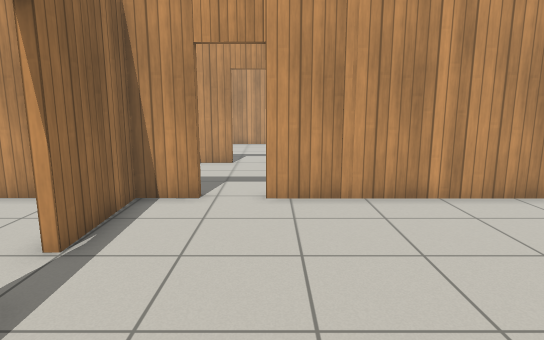
[1] (above)

16 first-person views from a walk through a world built for the Gazebo simulator. The camera is 1.2 m above the floor, tilts 10° down and sees 75° across. The floor is counted in squares, 0.5 m on a side. Each view is taken from the middle of a square. On the plan, view 1 faces up. The plan holds only what a view shows up to about 20 squares ahead; the rest is blank. Gazebo's built-in surfaces are drawn with simple patterns.

[2]
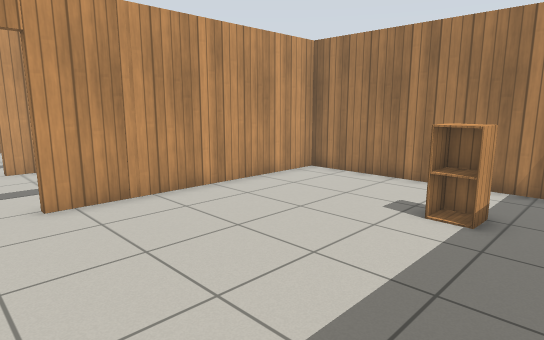

[3]
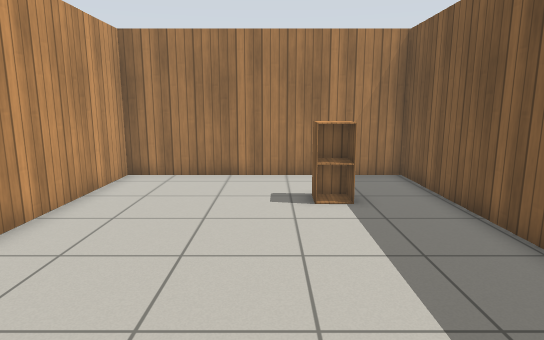

[4]
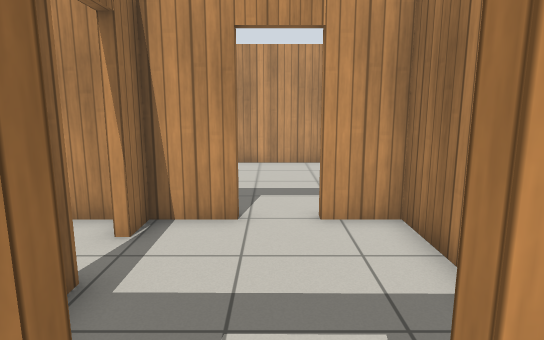

[5]
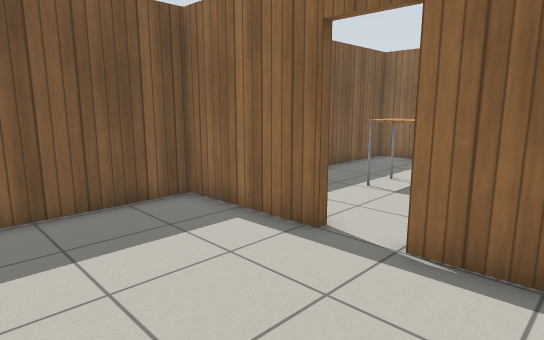

[6]
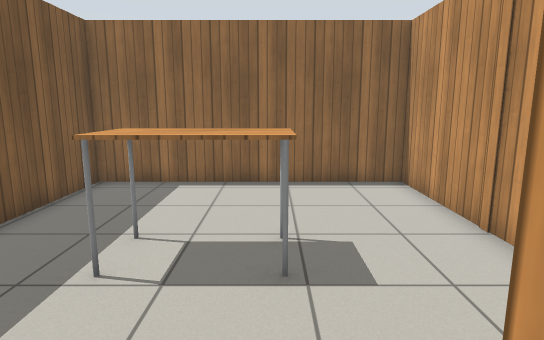

[7]
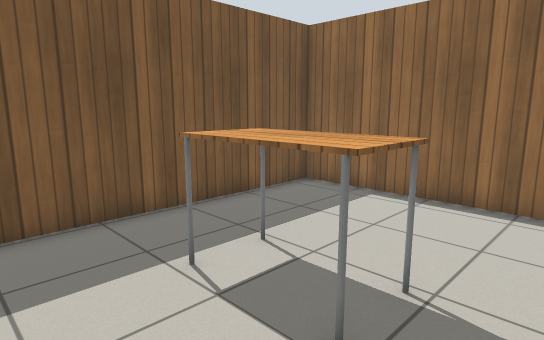

[8]
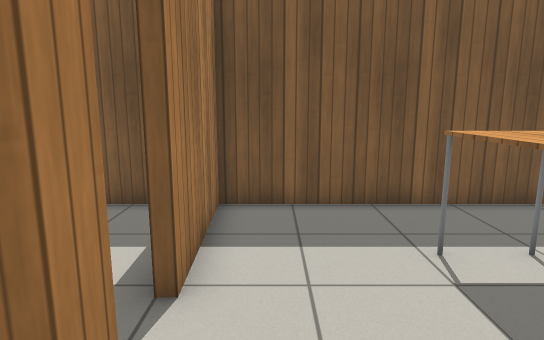

[9]
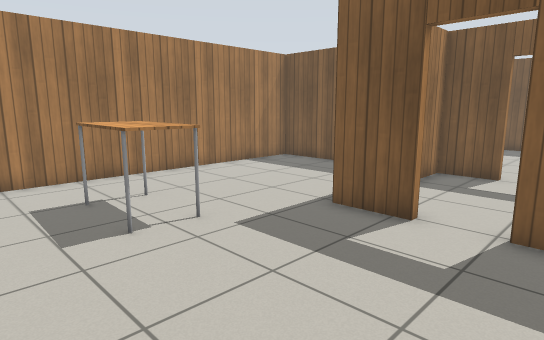

[10]
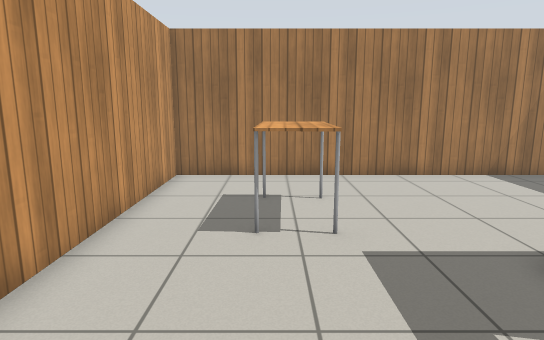

[11]
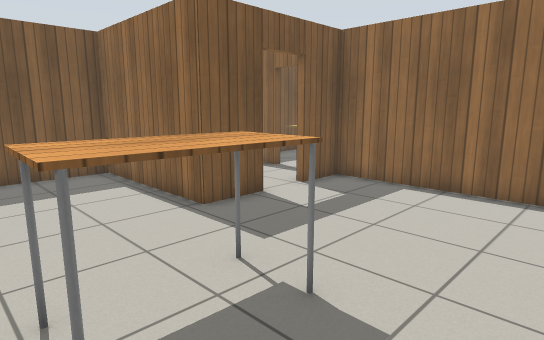

[12]
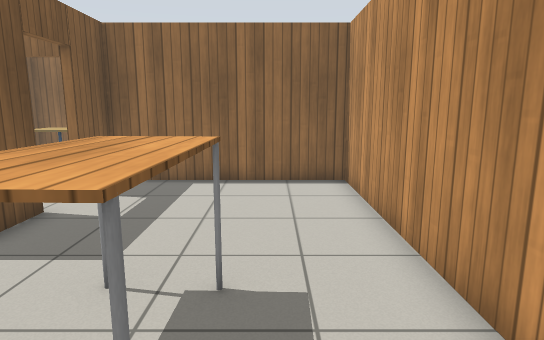

[13]
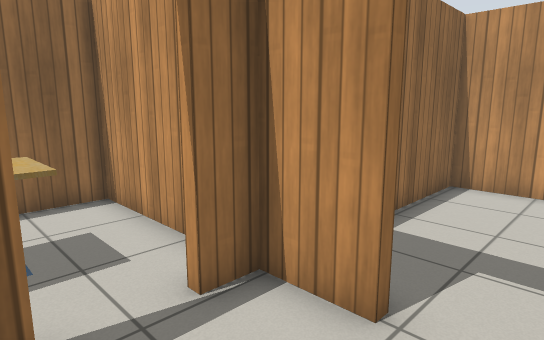

[14]
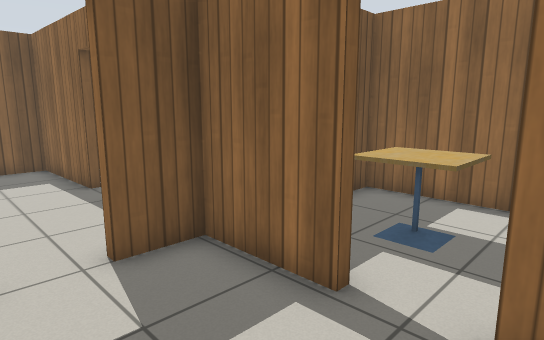

[15]
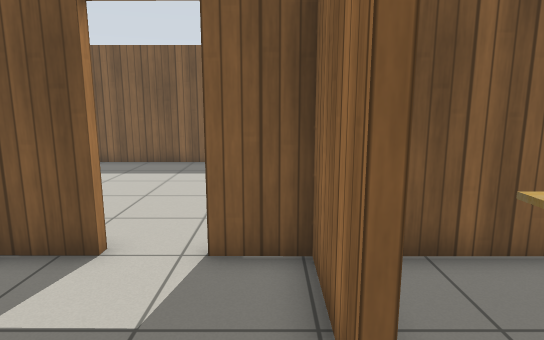

[16]
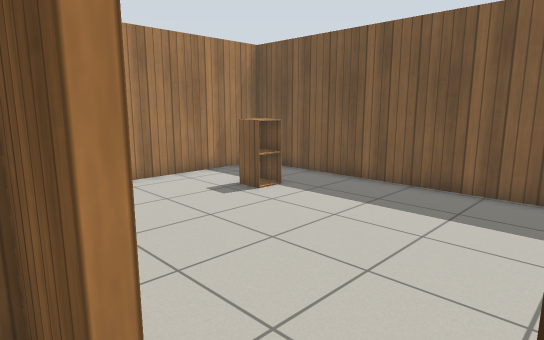

### Floor plan
Points are (right, up) in squares from view 1. A wall is a line through its corners. A room is listed if a view was taken in it or the views show most of it. See-through windows are left out.
Room 1 (views 1, 2, 3, 4, 5, 6)
walls: (-3.7, 3.9) (-3.7, -0.7); (-3.8, 3.8) (-3.4, 3.8); (-1.9, 9.2) (-3.7, 9.2) (-3.7, 5.6); (-3.4, -0.7) (9.5, -0.7) (9.5, 9.2) (-0.2, 9.2)
ways out: open door at (-4, 4.5) to room 2; open door at (-1.5, 9) to room 4
objects: cabinet (6, 2) to (6, 3)
Room 2 (views 7, 8)
walls: (-8.9, 9.2) (-14.4, 9.2) (-14.4, -0.7) (-3.7, -0.7) (-3.8, 3.8); (-3.9, 5.6) (-3.9, 6.7); (-6.2, 9.2) (-7.4, 9.2)
ways out: open door at (-4, 4.5) to room 1
objects: table (-9, 3) to (-8, 5)
Room 3 (views 9, 10, 11, 12)
walls: (0, 15.7) (2.1, 15.7) (2.1, 9.5) (9.5, 9.4) (9.5, 23.4) (-3.7, 23.4) (-3.7, 15.7) (-1.6, 15.7)
ways out: open door at (-0.7, 15.7) to room 4
objects: table (4, 19) to (6, 20)
Room 4 (views 13, 14, 15, 16)
walls: (-0.2, 9.5) (1.8, 9.5) (1.8, 11); (-3.7, 12.6) (-3.7, 9.5) (-1.9, 9.5); (1.8, 13) (1.8, 15.4) (0, 15.4); (-1.6, 15.4) (-3.7, 15.4) (-3.7, 14.3)
ways out: open door at (-1.5, 9) to room 1; open door at (-0.7, 15.7) to room 3; open door at (-4, 13.5) to room 5
Room 5 (no view inside)
walls: (-4.4, 15.4) (-9.6, 15.4) (-9.6, 9.6) (-5.1, 9.6)
ways out: open door at (-4, 13.5) to room 4
objects: cafe table (-7, 12) to (-6, 13)

Where each view was taken, in squares from view 1:
view 1: 0 up, 0 right, facing up
view 2: 0 up, 2 left, facing up-right
view 3: 4 up, 3 left, facing right
view 4: 8 up, 1 left, facing up
view 5: 8 up, 2 right, facing down-left
view 6: 5 up, 3 left, facing left
view 7: 7 up, 5 left, facing down-left
view 8: 8 up, 5 left, facing down
view 9: 23 up, 3 left, facing down-right
view 10: 20 up, 3 left, facing right
view 11: 23 up, 7 right, facing down-left
view 12: 21 up, 8 right, facing left
view 13: 12 up, 0 right, facing up-left
view 14: 15 up, 0 right, facing down-left
view 15: 15 up, 3 left, facing down
view 16: 10 up, 2 left, facing down-right
